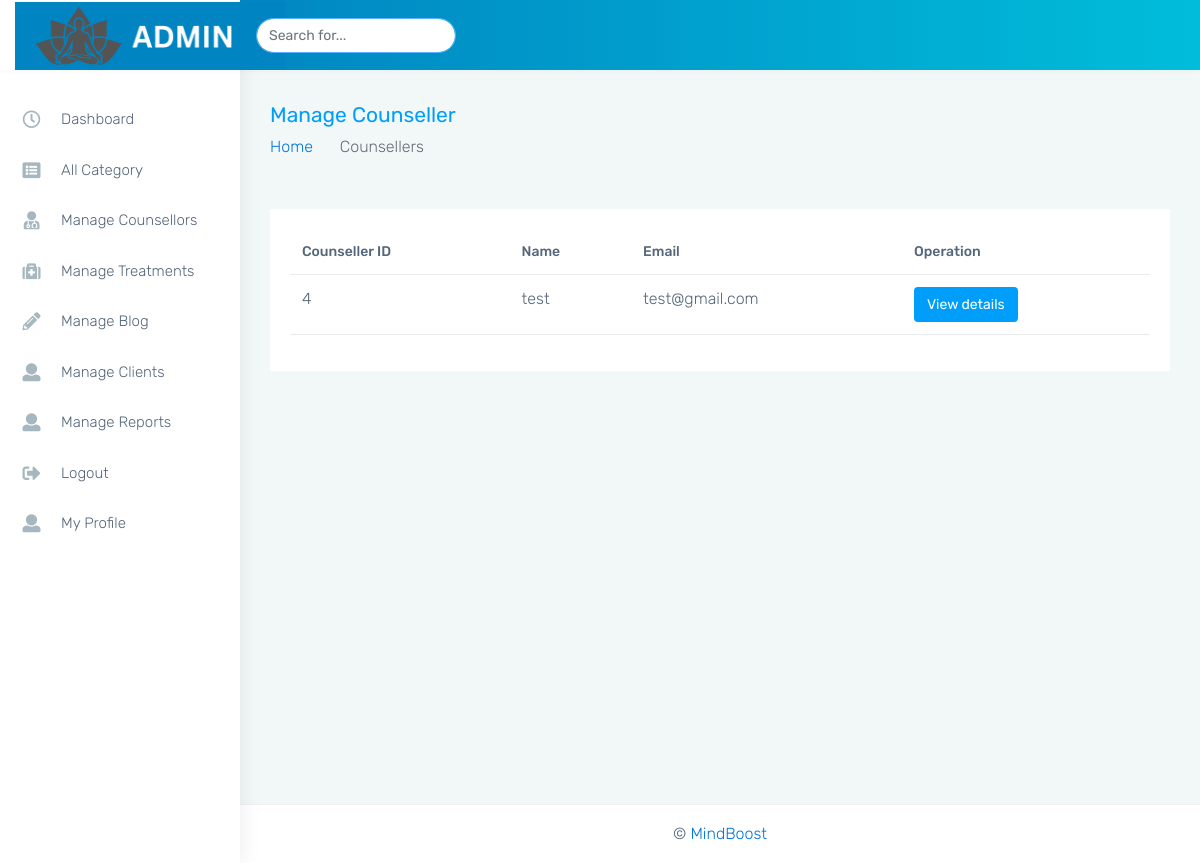
The app's page /admin/monster-html/p_doctor.php, older data.
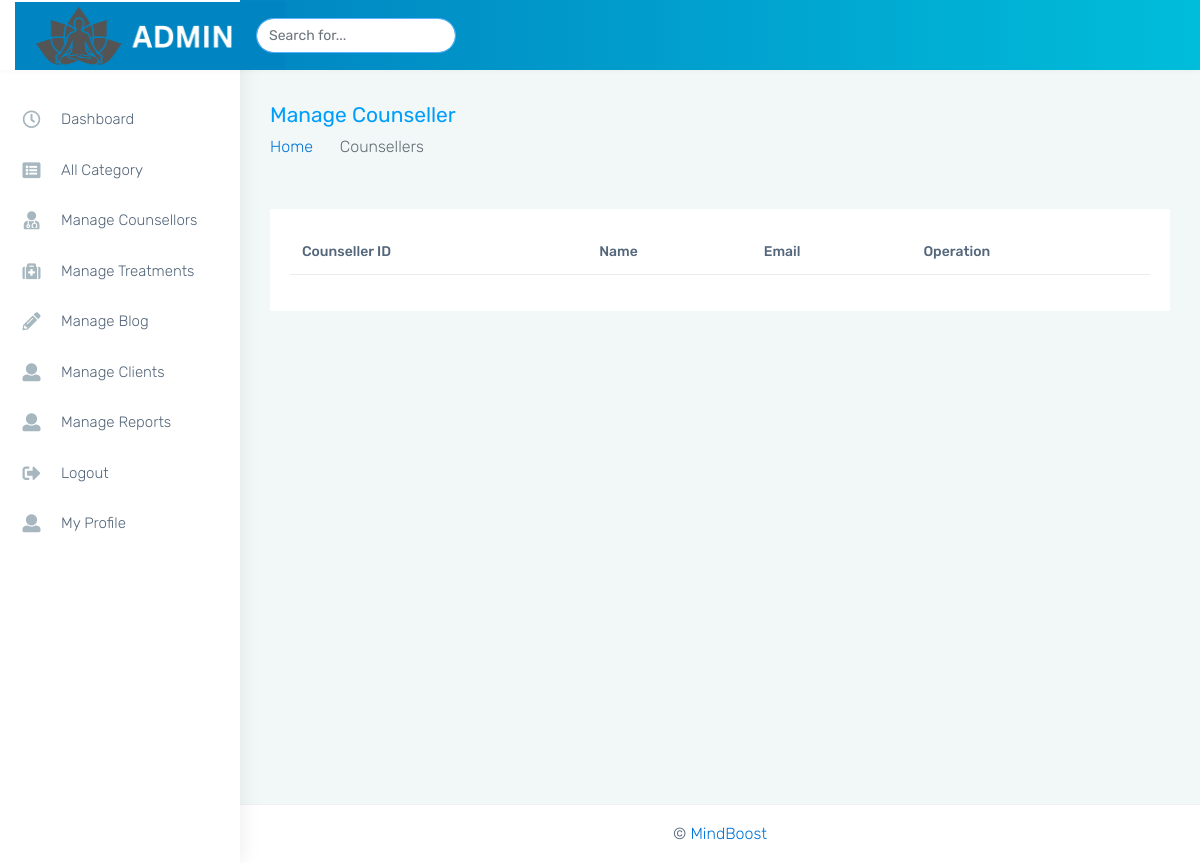
The same page, newer data.
### tables this page shows
CREATE TABLE `doctor` (
  `d_id` int(11) NOT NULL,
  `name` varchar(50) NOT NULL,
  `email` varchar(50) NOT NULL,
  `contact` bigint(10) NOT NULL,
  `status` varchar(30) NOT NULL,
  `password` varchar(50) NOT NULL,
  `about` text NOT NULL,
  `file` varchar(80) NOT NULL,
  `image` varchar(50) NOT NULL,
  `is_delete` int(11) NOT NULL,
  `is_update` int(11) NOT NULL,
  `is_delete_time` varchar(30) NOT NULL,
  `is_update_time` varchar(30) NOT NULL,
  `gender` varchar(30) NOT NULL,
  `cat_id` int(11) NOT NULL,
  `r_date` date NOT NULL,
  `city_id` int(11) NOT NULL,
  `area_id` int(11) NOT NULL,
  `zoom` varchar(255) NOT NULL
);

### admin/monster-html/p_doctor.php (the view, shortened to what this page needs)
<?php
include 'common/connect.php';
$result = $obj->query("select * from doctor where is_delete='0' and status='pending'");
?>
<!DOCTYPE html>
<html dir="ltr" lang="en">
<head>
    <link href="css/style.min.css" rel="stylesheet">
</head>
<body>
    <div id="main-wrapper" data-layout="vertical" data-navbarbg="skin5" data-sidebartype="full"
        data-sidebar-position="absolute" data-header-position="absolute" data-boxed-layout="full">
        <?php include 'common/header.php';  ?>
        <?php include 'common/sidebar.php'; ?>
        <div class="page-wrapper">
            <div class="page-breadcrumb">
                <div class="row align-items-center">
                    <div class="col-md-6 col-8 align-self-center">
                        <h3 class="page-title mb-0 p-0">Manage Counseller </h3>
                        <div class="d-flex align-items-center">
                            <nav aria-label="breadcrumb">
                                <ol class="breadcrumb">
                                    <li class="breadcrumb-item"><a href="#">Home</a></li>
                                    <li class="breadcrumb-item active" aria-current="page">Counsellers</li>
                                </ol>
                            </nav>
                        </div>
                    </div>
                </div>
            </div>
            <div class="container-fluid">
                <div class="row">
                    <div class="col-sm-12">
                        <div class="card">
                            <div class="card-body">
                                <div class="table-responsive">
                                    <table class="table user-table no-wrap">
                                        <thead>
                                            <tr>
                                                <th class="border-top-0">Counseller ID</th>
                                                <th class="border-top-0"> Name</th>
                                                <th class="border-top-0">Email</th>
                                                <th class="border-top-0">Operation</th>
                                            </tr>
                                        </thead>
                                        <?php
                                            while($row = $result->fetch_object()){
                                        ?>
                                        <tbody>
                                            <tr>
                                                <td><?php echo $row->d_id; ?></td>
                                                <td><?php echo $row->name; ?></td>
                                                <td><?php echo $row->email; ?></td>
                                                <td><a href="v_doctor.php?d_id=<?php echo $row->d_id; ?>"><button class="btn btn-default">View details</button></a></td>
                                            </tr>
                                        </tbody>
                                    <?php } ?>
                                    </table>
                                </div>
                            </div>
                        </div>
                    </div>
                </div>
            </div>
           <?php include 'common/footer.php'; ?>
        </div>
    </div>
</body>
</html>

Row changes from the older to the newer data that the page shows:
removed doctor: d_id "4", name "test", email "test@gmail.com"
